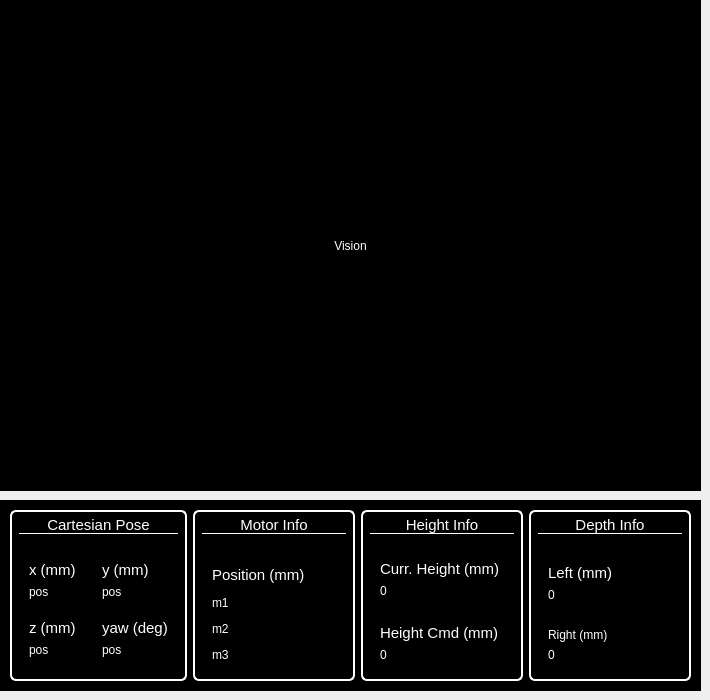
         <widget class="QWidget" name="VisionAndInfoPage">
          <widget class="QWidget" name="CameraWidgetInComponentControl" native="true">
           <property name="geometry">
            <rect>
             <x>0</x>
             <y>0</y>
             <width>701</width>
             <height>491</height>
            </rect>
           </property>
           <property name="styleSheet">
            <string notr="true">background-color: #000000;</string>
           </property>
           <layout class="QHBoxLayout" name="horizontalLayout_15">
            <item>
             <widget class="QLabel" name="VisionTextInComponentControl">
              <property name="styleSheet">
               <string notr="true">color:white;</string>
              </property>
              <property name="text">
               <string>Vision</string>
              </property>
              <property name="alignment">
               <set>Qt::AlignmentFlag::AlignCenter</set>
              </property>
             </widget>
            </item>
           </layout>
          </widget>
          <widget class="QFrame" name="Info_2">
           <property name="geometry">
            <rect>
             <x>0</x>
             <y>500</y>
             <width>701</width>
             <height>191</height>
            </rect>
           </property>
           <property name="styleSheet">
            <string notr="true"> background-color: #000000; color: white;</string>
           </property>
           <property name="frameShape">
            <enum>QFrame::Shape::StyledPanel</enum>
           </property>
           <property name="frameShadow">
            <enum>QFrame::Shadow::Raised</enum>
           </property>
           <layout class="QHBoxLayout" name="horizontalLayout_19" stretch="0,0,0,0">
            <property name="topMargin">
             <number>9</number>
            </property>
            <property name="bottomMargin">
             <number>9</number>
            </property>
            <item>
             <widget class="QWidget" name="CartesianPoseWidget_2" native="true">
              <property name="sizePolicy">
               <sizepolicy hsizetype="Preferred" vsizetype="Preferred">
                <horstretch>0</horstretch>
                <verstretch>0</verstretch>
               </sizepolicy>
              </property>
              <property name="minimumSize">
               <size>
                <width>0</width>
                <height>0</height>
               </size>
              </property>
              <property name="styleSheet">
               <string notr="true">QWidget#CartesianPoseWidget_2 {
	border: 2px solid #FFFFFF;  /* white solid border */
	border-radius: 6px;
}</string>
              </property>
              <layout class="QGridLayout" name="gridLayout_4">
               <property name="topMargin">
                <number>6</number>
               </property>
               <item row="0" column="0" colspan="2" alignment="Qt::AlignmentFlag::AlignTop">
                <widget class="QLabel" name="CartesianPoseText_2">
                 <property name="font">
                  <font>
                   <pointsize>11</pointsize>
                   <bold>false</bold>
                  </font>
                 </property>
                 <property name="styleSheet">
                  <string notr="true">QLabel#CartesianPoseText_2 {
    border-bottom: 1px solid white;
}</string>
                 </property>
                 <property name="text">
                  <string>Cartesian Pose</string>
                 </property>
                 <property name="alignment">
                  <set>Qt::AlignmentFlag::AlignCenter</set>
                 </property>
                </widget>
               </item>
               <item row="2" column="0">
                <widget class="QFrame" name="zPosFrame_2">
                 <property name="frameShape">
                  <enum>QFrame::Shape::StyledPanel</enum>
                 </property>
                 <property name="frameShadow">
                  <enum>QFrame::Shadow::Raised</enum>
                 </property>
                 <layout class="QVBoxLayout" name="verticalLayout_16">
                  <property name="bottomMargin">
                   <number>14</number>
                  </property>
                  <item>
                   <widget class="QLabel" name="z_2">
                    <property name="font">
                     <font>
                      <pointsize>11</pointsize>
                      <bold>false</bold>
                     </font>
                    </property>
                    <property name="text">
                     <string>z (mm)</string>
                    </property>
                   </widget>
                  </item>
                  <item>
                   <widget class="QLabel" name="zPose">
                    <property name="text">
                     <string>pos</string>
                    </property>
                   </widget>
                  </item>
                 </layout>
                </widget>
               </item>
               <item row="1" column="1">
                <widget class="QFrame" name="yPosFrame_2">
                 <property name="frameShape">
                  <enum>QFrame::Shape::StyledPanel</enum>
                 </property>
                 <property name="frameShadow">
                  <enum>QFrame::Shadow::Raised</enum>
                 </property>
                 <layout class="QVBoxLayout" name="verticalLayout_14">
                  <property name="bottomMargin">
                   <number>3</number>
                  </property>
                  <item>
                   <widget class="QLabel" name="y_2">
                    <property name="font">
                     <font>
                      <pointsize>11</pointsize>
                      <bold>false</bold>
                     </font>
                    </property>
                    <property name="text">
                     <string>y (mm)</string>
                    </property>
                   </widget>
                  </item>
                  <item>
                   <widget class="QLabel" name="yPos">
                    <property name="text">
                     <string>pos</string>
                    </property>
                   </widget>
                  </item>
                 </layout>
                </widget>
               </item>
               <item row="2" column="1">
                <widget class="QFrame" name="yawPosFrame_2">
                 <property name="frameShape">
                  <enum>QFrame::Shape::StyledPanel</enum>
                 </property>
                 <property name="frameShadow">
                  <enum>QFrame::Shadow::Raised</enum>
                 </property>
                 <layout class="QVBoxLayout" name="verticalLayout_17">
                  <property name="bottomMargin">
                   <number>14</number>
                  </property>
                  <item>
                   <widget class="QLabel" name="yaw_2">
                    <property name="font">
                     <font>
                      <pointsize>11</pointsize>
                      <bold>false</bold>
                     </font>
                    </property>
                    <property name="text">
                     <string>yaw (deg)</string>
                    </property>
                   </widget>
                  </item>
                  <item>
                   <widget class="QLabel" name="yawPos">
                    <property name="text">
                     <string>pos</string>
                    </property>
                   </widget>
                  </item>
                 </layout>
                </widget>
               </item>
               <item row="1" column="0">
                <widget class="QFrame" name="xPosFrame_2">
                 <property name="font">
                  <font>
                   <pointsize>9</pointsize>
                  </font>
                 </property>
                 <property name="frameShape">
                  <enum>QFrame::Shape::StyledPanel</enum>
                 </property>
                 <property name="frameShadow">
                  <enum>QFrame::Shadow::Raised</enum>
                 </property>
                 <layout class="QVBoxLayout" name="verticalLayout_13">
                  <property name="leftMargin">
                   <number>9</number>
                  </property>
                  <property name="bottomMargin">
                   <number>3</number>
                  </property>
                  <item>
                   <widget class="QLabel" name="x_2">
                    <property name="font">
                     <font>
                      <pointsize>11</pointsize>
                      <bold>false</bold>
                     </font>
                    </property>
                    <property name="text">
                     <string>x (mm)</string>
                    </property>
                   </widget>
                  </item>
                  <item>
                   <widget class="QLabel" name="xPos">
                    <property name="text">
                     <string>pos</string>
                    </property>
                   </widget>
                  </item>
                 </layout>
                </widget>
               </item>
              </layout>
             </widget>
            </item>
            <item>
             <widget class="QWidget" name="MotorInfoWidget_2" native="true">
              <property name="styleSheet">
               <string notr="true">QWidget#MotorInfoWidget_2 {
	border: 2px solid #FFFFFF;  /* white solid border */
	border-radius: 6px;
}</string>
              </property>
              <layout class="QGridLayout" name="gridLayout_5">
               <property name="topMargin">
                <number>6</number>
               </property>
               <property name="rightMargin">
                <number>9</number>
               </property>
               <property name="bottomMargin">
                <number>9</number>
               </property>
               <property name="spacing">
                <number>6</number>
               </property>
               <item row="0" column="0" alignment="Qt::AlignmentFlag::AlignTop">
                <widget class="QLabel" name="MotorInfoText_2">
                 <property name="font">
                  <font>
                   <pointsize>11</pointsize>
                  </font>
                 </property>
                 <property name="styleSheet">
                  <string notr="true">QLabel#MotorInfoText_2 {
    border-bottom: 1px solid white;
}</string>
                 </property>
                 <property name="text">
                  <string>Motor Info</string>
                 </property>
                 <property name="alignment">
                  <set>Qt::AlignmentFlag::AlignCenter</set>
                 </property>
                </widget>
               </item>
               <item row="1" column="0" alignment="Qt::AlignmentFlag::AlignTop">
                <widget class="QFrame" name="PositionFrame_2">
                 <property name="frameShape">
                  <enum>QFrame::Shape::StyledPanel</enum>
                 </property>
                 <property name="frameShadow">
                  <enum>QFrame::Shadow::Raised</enum>
                 </property>
                 <layout class="QVBoxLayout" name="verticalLayout_15">
                  <property name="spacing">
                   <number>12</number>
                  </property>
                  <property name="topMargin">
                   <number>9</number>
                  </property>
                  <property name="bottomMargin">
                   <number>9</number>
                  </property>
                  <item>
                   <widget class="QLabel" name="Position_2">
                    <property name="font">
                     <font>
                      <pointsize>11</pointsize>
                      <bold>false</bold>
                     </font>
                    </property>
                    <property name="text">
                     <string>Position (mm)</string>
                    </property>
                   </widget>
                  </item>
                  <item>
                   <widget class="QLabel" name="MotorM1">
                    <property name="text">
                     <string>m1</string>
                    </property>
                   </widget>
                  </item>
                  <item>
                   <widget class="QLabel" name="MotorM2">
                    <property name="text">
                     <string>m2</string>
                    </property>
                   </widget>
                  </item>
                  <item>
                   <widget class="QLabel" name="MotorM3">
                    <property name="text">
                     <string>m3</string>
                    </property>
                   </widget>
                  </item>
                 </layout>
                </widget>
               </item>
              </layout>
             </widget>
            </item>
            <item>
             <widget class="QWidget" name="LaserInfoWidget" native="true">
              <property name="styleSheet">
               <string notr="true">QWidget#LaserInfoWidget {
	border: 2px solid #FFFFFF;  /* white solid border */
	border-radius: 6px;
}</string>
              </property>
              <layout class="QGridLayout" name="gridLayout_6">
               <property name="topMargin">
                <number>6</number>
               </property>
               <item row="0" column="0" alignment="Qt::AlignmentFlag::AlignTop">
                <widget class="QLabel" name="LaserInfoText_2">
                 <property name="font">
                  <font>
                   <pointsize>11</pointsize>
                   <italic>false</italic>
                  </font>
                 </property>
                 <property name="styleSheet">
                  <string notr="true">QLabel#LaserInfoText_2 {
    border-bottom: 1px solid white;
}</string>
                 </property>
                 <property name="text">
                  <string>Height Info</string>
                 </property>
                 <property name="alignment">
                  <set>Qt::AlignmentFlag::AlignCenter</set>
                 </property>
                </widget>
               </item>
               <item row="4" column="0">
                <widget class="QFrame" name="frame_8">
                 <property name="frameShape">
                  <enum>QFrame::Shape::StyledPanel</enum>
                 </property>
                 <property name="frameShadow">
                  <enum>QFrame::Shadow::Raised</enum>
                 </property>
                 <layout class="QVBoxLayout" name="verticalLayout_25">
                  <property name="leftMargin">
                   <number>9</number>
                  </property>
                  <property name="bottomMargin">
                   <number>9</number>
                  </property>
                  <item>
                   <widget class="QLabel" name="h1_2">
                    <property name="font">
                     <font>
                      <pointsize>11</pointsize>
                      <bold>false</bold>
                     </font>
                    </property>
                    <property name="text">
                     <string>Height Cmd (mm)</string>
                    </property>
                   </widget>
                  </item>
                  <item>
                   <widget class="QLabel" name="HeightCommand">
                    <property name="text">
                     <string>0</string>
                    </property>
                   </widget>
                  </item>
                 </layout>
                </widget>
               </item>
               <item row="1" column="0">
                <widget class="QFrame" name="frame_7">
                 <property name="frameShape">
                  <enum>QFrame::Shape::StyledPanel</enum>
                 </property>
                 <property name="frameShadow">
                  <enum>QFrame::Shadow::Raised</enum>
                 </property>
                 <layout class="QVBoxLayout" name="verticalLayout_23">
                  <property name="leftMargin">
                   <number>9</number>
                  </property>
                  <property name="bottomMargin">
                   <number>9</number>
                  </property>
                  <item>
                   <widget class="QLabel" name="d2_2">
                    <property name="font">
                     <font>
                      <pointsize>11</pointsize>
                      <bold>false</bold>
                     </font>
                    </property>
                    <property name="text">
                     <string>Curr. Height (mm)</string>
                    </property>
                   </widget>
                  </item>
                  <item>
                   <widget class="QLabel" name="currentHeight">
                    <property name="text">
                     <string>0</string>
                    </property>
                   </widget>
                  </item>
                 </layout>
                </widget>
               </item>
              </layout>
             </widget>
            </item>
            <item>
             <widget class="QWidget" name="DepthInfoWidget" native="true">
              <property name="styleSheet">
               <string notr="true">QWidget#DepthInfoWidget {
	border: 2px solid #FFFFFF;  /* white solid border */
	border-radius: 6px;
}</string>
              </property>
              <layout class="QGridLayout" name="gridLayout_13">
               <property name="topMargin">
                <number>6</number>
               </property>
               <item row="4" column="0">
                <widget class="QFrame" name="frame_13">
                 <property name="frameShape">
                  <enum>QFrame::Shape::StyledPanel</enum>
                 </property>
                 <property name="frameShadow">
                  <enum>QFrame::Shadow::Raised</enum>
                 </property>
                 <layout class="QVBoxLayout" name="verticalLayout_32">
                  <property name="leftMargin">
                   <number>9</number>
                  </property>
                  <property name="bottomMargin">
                   <number>9</number>
                  </property>
                  <item>
                   <widget class="QLabel" name="h1_5">
                    <property name="font">
                     <font>
                      <bold>false</bold>
                     </font>
                    </property>
                    <property name="text">
                     <string>Right (mm)</string>
                    </property>
                   </widget>
                  </item>
                  <item>
                   <widget class="QLabel" name="RightDepthText">
                    <property name="text">
                     <string>0</string>
                    </property>
                   </widget>
                  </item>
                 </layout>
                </widget>
               </item>
               <item row="1" column="0">
                <widget class="QFrame" name="frame_14">
                 <property name="frameShape">
                  <enum>QFrame::Shape::StyledPanel</enum>
                 </property>
                 <property name="frameShadow">
                  <enum>QFrame::Shadow::Raised</enum>
                 </property>
                 <layout class="QVBoxLayout" name="verticalLayout_33">
                  <property name="leftMargin">
                   <number>9</number>
                  </property>
                  <property name="bottomMargin">
                   <number>9</number>
                  </property>
                  <item>
                   <widget class="QLabel" name="d2_5">
                    <property name="font">
                     <font>
                      <pointsize>11</pointsize>
                      <bold>false</bold>
                     </font>
                    </property>
                    <property name="text">
                     <string>Left (mm)</string>
                    </property>
                   </widget>
                  </item>
                  <item>
                   <widget class="QLabel" name="LeftDepthText">
                    <property name="text">
                     <string>0</string>
                    </property>
                   </widget>
                  </item>
                 </layout>
                </widget>
               </item>
               <item row="0" column="0" alignment="Qt::AlignmentFlag::AlignTop">
                <widget class="QLabel" name="DepthInfoText">
                 <property name="font">
                  <font>
                   <pointsize>11</pointsize>
                  </font>
                 </property>
                 <property name="styleSheet">
                  <string notr="true">QLabel#DepthInfoText {
    border-bottom: 1px solid white;
}</string>
                 </property>
                 <property name="text">
                  <string>Depth Info</string>
                 </property>
                 <property name="alignment">
                  <set>Qt::AlignmentFlag::AlignCenter</set>
                 </property>
                </widget>
               </item>
              </layout>
             </widget>
            </item>
           </layout>
           <zorder>MotorInfoWidget_2</zorder>
           <zorder>LaserInfoWidget</zorder>
           <zorder>CartesianPoseWidget_2</zorder>
           <zorder>DepthInfoWidget</zorder>
          </widget>
         </widget>
